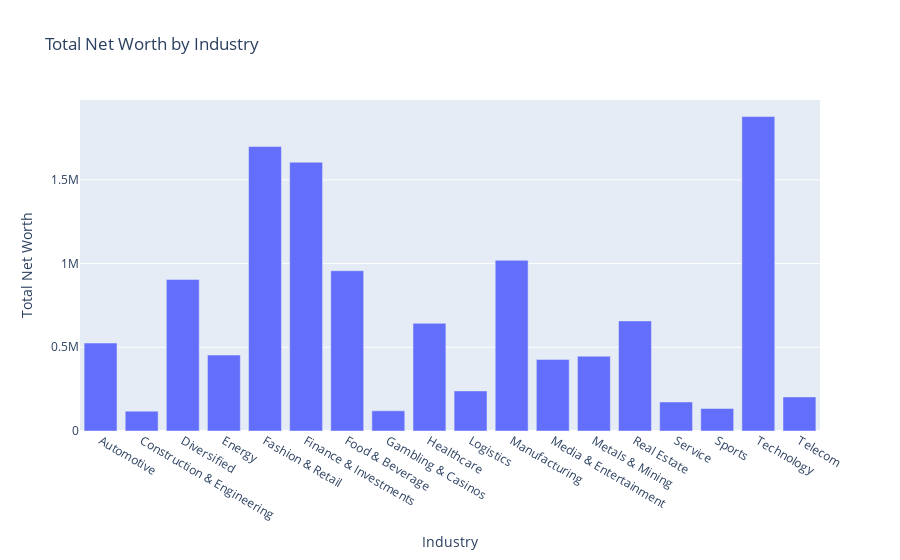

Notebook cell for this chart:
### Markdown cell above
11. Distribution of Net Worth by Industry

### Code cell
import plotly.express as px

# Aggregate net worth by industry
industry_net_worth = df_cleaned.groupby('category')['finalWorth'].sum().reset_index()

# Create a bar plot
fig = px.bar(industry_net_worth, x='category', y='finalWorth',
             title='Total Net Worth by Industry',
             labels={'category': 'Industry', 'finalWorth': 'Total Net Worth'})
fig.show()

### Figure 1 — Plotly figure (JSON) as saved in the notebook; plotly's stock layout.template omitted (floating-point values rounded to 4 significant figures)
{"data": [{"alignmentgroup": "True", "hovertemplate": "Industry=%{x}<br>Total Net Worth=%{y}<extra></extra>", "legendgroup": "", "marker": {"color": "#636efa", "pattern": {"shape": ""}}, "name": "", "offsetgroup": "", "orientation": "v", "showlegend": false, "textposition": "auto", "type": "bar", "x": ["Automotive", "Construction & Engineering", "Diversified", "Energy", "Fashion & Retail", "Finance & Investments", "Food & Beverage", "Gambling & Casinos", "Healthcare", "Logistics", "Manufacturing", "Media & Entertainment", "Metals & Mining", "Real Estate", "Service", "Sports", "Technology", "Telecom"], "xaxis": "x", "y": [525300, 118500, 905200, 453500, 1698800, 1605100, 957200, 120500, 643200, 239500, 1019000, 427500, 446800, 657400, 173400, 134500, 1877900, 203500], "yaxis": "y"}], "layout": {"barmode": "relative", "legend": {"tracegroupgap": 0}, "title": {"text": "Total Net Worth by Industry"}, "xaxis": {"anchor": "y", "domain": [0, 1], "title": {"text": "Industry"}}, "yaxis": {"anchor": "x", "domain": [0, 1], "title": {"text": "Total Net Worth"}}}}
